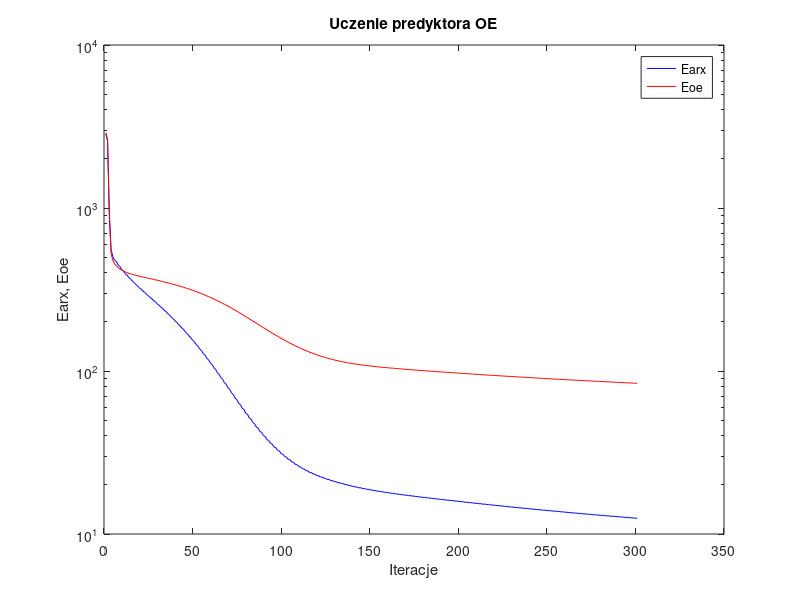
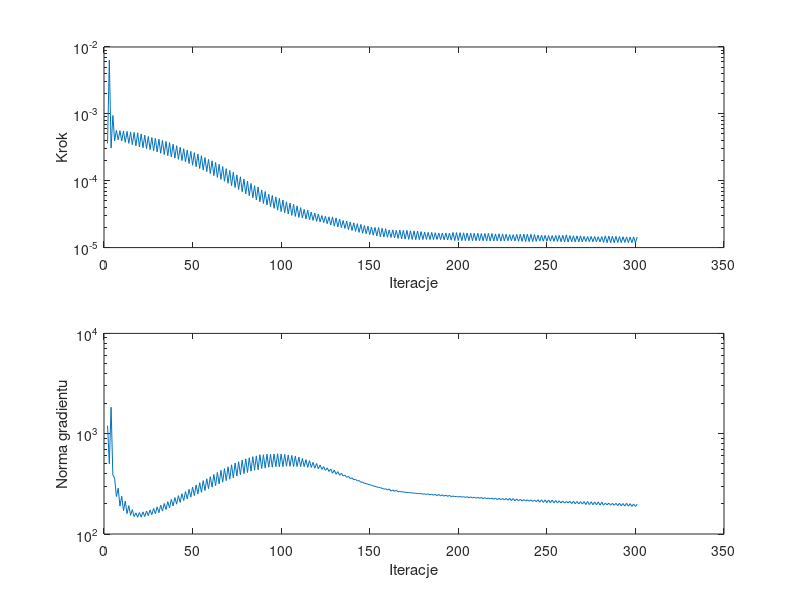

These charts were generated, in order, by the following MATLAB code:
%uczenie predyktora oe
clear all;
n=0; farx(n+1)=2.893157e+003; foe(n+1)=2.843037e+003; wspucz(n+1)=0.000000e+000; ng(n+1)=0.000000e+000;
n=1; farx(n+1)=2.634587e+003; foe(n+1)=2.583845e+003; krok(n+1)=3.604935e-004; ng(n+1)=1.206143e+003;
n=2; farx(n+1)=9.485476e+002; foe(n+1)=8.867127e+002; krok(n+1)=6.399091e-003; ng(n+1)=5.017221e+002;
n=3; farx(n+1)=5.541350e+002; foe(n+1)=5.260376e+002; krok(n+1)=3.087231e-004; ng(n+1)=1.834118e+003;
n=4; farx(n+1)=5.033012e+002; foe(n+1)=4.767439e+002; krok(n+1)=9.458427e-004; ng(n+1)=3.861825e+002;
n=5; farx(n+1)=4.779059e+002; foe(n+1)=4.544590e+002; krok(n+1)=3.968650e-004; ng(n+1)=3.600154e+002;
n=6; farx(n+1)=4.708379e+002; foe(n+1)=4.415128e+002; krok(n+1)=5.651115e-004; ng(n+1)=2.360265e+002;
n=7; farx(n+1)=4.463868e+002; foe(n+1)=4.312045e+002; krok(n+1)=4.090701e-004; ng(n+1)=2.862791e+002;
n=8; farx(n+1)=4.380852e+002; foe(n+1)=4.230038e+002; krok(n+1)=5.604282e-004; ng(n+1)=1.898798e+002;
n=9; farx(n+1)=4.184085e+002; foe(n+1)=4.162130e+002; krok(n+1)=3.927263e-004; ng(n+1)=2.380904e+002;
n=10; farx(n+1)=4.108988e+002; foe(n+1)=4.105687e+002; krok(n+1)=5.534736e-004; ng(n+1)=1.709875e+002;
n=11; farx(n+1)=3.946858e+002; foe(n+1)=4.057325e+002; krok(n+1)=3.749852e-004; ng(n+1)=2.126080e+002;
n=12; farx(n+1)=3.876074e+002; foe(n+1)=4.015525e+002; krok(n+1)=5.469456e-004; ng(n+1)=1.597380e+002;
n=13; farx(n+1)=3.739124e+002; foe(n+1)=3.978701e+002; krok(n+1)=3.620082e-004; ng(n+1)=1.915511e+002;
n=14; farx(n+1)=3.673277e+002; foe(n+1)=3.945891e+002; krok(n+1)=5.324041e-004; ng(n+1)=1.537859e+002;
n=15; farx(n+1)=3.555473e+002; foe(n+1)=3.915986e+002; krok(n+1)=3.473499e-004; ng(n+1)=1.748541e+002;
n=16; farx(n+1)=3.491834e+002; foe(n+1)=3.888336e+002; krok(n+1)=5.277180e-004; ng(n+1)=1.490707e+002;
n=17; farx(n+1)=3.387934e+002; foe(n+1)=3.862504e+002; krok(n+1)=3.325065e-004; ng(n+1)=1.625445e+002;
n=18; farx(n+1)=3.326537e+002; foe(n+1)=3.838003e+002; krok(n+1)=5.202718e-004; ng(n+1)=1.468900e+002;
n=19; farx(n+1)=3.232580e+002; foe(n+1)=3.814612e+002; krok(n+1)=3.205178e-004; ng(n+1)=1.636837e+002;
n=20; farx(n+1)=3.174772e+002; foe(n+1)=3.792160e+002; krok(n+1)=5.005982e-004; ng(n+1)=1.474879e+002;
n=21; farx(n+1)=3.088382e+002; foe(n+1)=3.770342e+002; krok(n+1)=3.111125e-004; ng(n+1)=1.662110e+002;
n=22; farx(n+1)=3.033880e+002; foe(n+1)=3.749092e+002; krok(n+1)=4.792372e-004; ng(n+1)=1.494559e+002;
n=23; farx(n+1)=2.953187e+002; foe(n+1)=3.728181e+002; krok(n+1)=3.024320e-004; ng(n+1)=1.693750e+002;
n=24; farx(n+1)=2.901527e+002; foe(n+1)=3.707585e+002; krok(n+1)=4.588786e-004; ng(n+1)=1.525381e+002;
n=25; farx(n+1)=2.825337e+002; foe(n+1)=3.687076e+002; krok(n+1)=2.923979e-004; ng(n+1)=1.738111e+002;
n=26; farx(n+1)=2.775546e+002; foe(n+1)=3.666686e+002; krok(n+1)=4.430569e-004; ng(n+1)=1.559810e+002;
n=27; farx(n+1)=2.703101e+002; foe(n+1)=3.646189e+002; krok(n+1)=2.802141e-004; ng(n+1)=1.797923e+002;
n=28; farx(n+1)=2.654308e+002; foe(n+1)=3.625631e+002; krok(n+1)=4.302795e-004; ng(n+1)=1.593617e+002;
n=29; farx(n+1)=2.584881e+002; foe(n+1)=3.604918e+002; krok(n+1)=2.681467e-004; ng(n+1)=1.863809e+002;
n=30; farx(n+1)=2.536748e+002; foe(n+1)=3.583977e+002; krok(n+1)=4.187548e-004; ng(n+1)=1.632244e+002;
n=31; farx(n+1)=2.469421e+002; foe(n+1)=3.562835e+002; krok(n+1)=2.574102e-004; ng(n+1)=1.940500e+002;
n=32; farx(n+1)=2.422727e+002; foe(n+1)=3.541517e+002; krok(n+1)=4.012417e-004; ng(n+1)=1.691680e+002;
n=33; farx(n+1)=2.357360e+002; foe(n+1)=3.519884e+002; krok(n+1)=2.463545e-004; ng(n+1)=2.014464e+002;
n=34; farx(n+1)=2.311395e+002; foe(n+1)=3.497948e+002; krok(n+1)=3.870864e-004; ng(n+1)=1.752851e+002;
n=35; farx(n+1)=2.247454e+002; foe(n+1)=3.475718e+002; krok(n+1)=2.364607e-004; ng(n+1)=2.101903e+002;
n=36; farx(n+1)=2.202588e+002; foe(n+1)=3.453197e+002; krok(n+1)=3.716215e-004; ng(n+1)=1.825568e+002;
n=37; farx(n+1)=2.139798e+002; foe(n+1)=3.430233e+002; krok(n+1)=2.263251e-004; ng(n+1)=2.214361e+002;
n=38; farx(n+1)=2.096474e+002; foe(n+1)=3.407080e+002; krok(n+1)=3.517334e-004; ng(n+1)=1.903348e+002;
n=39; farx(n+1)=2.034807e+002; foe(n+1)=3.383528e+002; krok(n+1)=2.178332e-004; ng(n+1)=2.308313e+002;
n=40; farx(n+1)=1.992838e+002; foe(n+1)=3.359678e+002; krok(n+1)=3.341463e-004; ng(n+1)=1.983062e+002;
n=41; farx(n+1)=1.932171e+002; foe(n+1)=3.335437e+002; krok(n+1)=2.089599e-004; ng(n+1)=2.414466e+002;
n=42; farx(n+1)=1.891671e+002; foe(n+1)=3.310861e+002; krok(n+1)=3.164277e-004; ng(n+1)=2.066531e+002;
n=43; farx(n+1)=1.832000e+002; foe(n+1)=3.285933e+002; krok(n+1)=2.002959e-004; ng(n+1)=2.521685e+002;
n=44; farx(n+1)=1.792824e+002; foe(n+1)=3.260591e+002; krok(n+1)=3.011518e-004; ng(n+1)=2.152103e+002;
n=45; farx(n+1)=1.734221e+002; foe(n+1)=3.234866e+002; krok(n+1)=1.906434e-004; ng(n+1)=2.646247e+002;
n=46; farx(n+1)=1.696150e+002; foe(n+1)=3.208676e+002; krok(n+1)=2.881993e-004; ng(n+1)=2.236406e+002;
n=47; farx(n+1)=1.638553e+002; foe(n+1)=3.182074e+002; krok(n+1)=1.810041e-004; ng(n+1)=2.785880e+002;
n=48; farx(n+1)=1.601817e+002; foe(n+1)=3.155068e+002; krok(n+1)=2.752027e-004; ng(n+1)=2.327486e+002;
n=49; farx(n+1)=1.545477e+002; foe(n+1)=3.127546e+002; krok(n+1)=1.705607e-004; ng(n+1)=2.937398e+002;
n=50; farx(n+1)=1.509834e+002; foe(n+1)=3.099559e+002; krok(n+1)=2.631561e-004; ng(n+1)=2.410959e+002;
n=51; farx(n+1)=1.454724e+002; foe(n+1)=3.071202e+002; krok(n+1)=1.613368e-004; ng(n+1)=3.084829e+002;
n=52; farx(n+1)=1.420540e+002; foe(n+1)=3.042320e+002; krok(n+1)=2.505581e-004; ng(n+1)=2.504398e+002;
n=53; farx(n+1)=1.366694e+002; foe(n+1)=3.013097e+002; krok(n+1)=1.522510e-004; ng(n+1)=3.244999e+002;
n=54; farx(n+1)=1.334208e+002; foe(n+1)=2.983354e+002; krok(n+1)=2.372391e-004; ng(n+1)=2.603313e+002;
n=55; farx(n+1)=1.281650e+002; foe(n+1)=2.953339e+002; krok(n+1)=1.439566e-004; ng(n+1)=3.405146e+002;
n=56; farx(n+1)=1.251243e+002; foe(n+1)=2.922835e+002; krok(n+1)=2.224690e-004; ng(n+1)=2.711667e+002;
n=57; farx(n+1)=1.200002e+002; foe(n+1)=2.892160e+002; krok(n+1)=1.366331e-004; ng(n+1)=3.558173e+002;
n=58; farx(n+1)=1.171859e+002; foe(n+1)=2.861032e+002; krok(n+1)=2.084136e-004; ng(n+1)=2.831369e+002;
n=59; farx(n+1)=1.122330e+002; foe(n+1)=2.829632e+002; krok(n+1)=1.279822e-004; ng(n+1)=3.732699e+002;
n=60; farx(n+1)=1.095689e+002; foe(n+1)=2.797624e+002; krok(n+1)=1.984325e-004; ng(n+1)=2.931473e+002;
n=61; farx(n+1)=1.047935e+002; foe(n+1)=2.765441e+002; krok(n+1)=1.192523e-004; ng(n+1)=3.931013e+002;
n=62; farx(n+1)=1.022951e+002; foe(n+1)=2.732600e+002; krok(n+1)=1.874926e-004; ng(n+1)=3.034597e+002;
n=63; farx(n+1)=9.769726e+001; foe(n+1)=2.699829e+002; krok(n+1)=1.117582e-004; ng(n+1)=4.117303e+002;
n=64; farx(n+1)=9.539973e+001; foe(n+1)=2.666402e+002; krok(n+1)=1.758667e-004; ng(n+1)=3.153244e+002;
n=65; farx(n+1)=9.098042e+001; foe(n+1)=2.633093e+002; krok(n+1)=1.046783e-004; ng(n+1)=4.314371e+002;
n=66; farx(n+1)=8.890660e+001; foe(n+1)=2.599275e+002; krok(n+1)=1.629504e-004; ng(n+1)=3.281910e+002;
n=67; farx(n+1)=8.468811e+001; foe(n+1)=2.565696e+002; krok(n+1)=9.818158e-005; ng(n+1)=4.488208e+002;
n=68; farx(n+1)=8.281390e+001; foe(n+1)=2.531539e+002; krok(n+1)=1.516739e-004; ng(n+1)=3.407254e+002;
n=69; farx(n+1)=7.881228e+001; foe(n+1)=2.497720e+002; krok(n+1)=9.144347e-005; ng(n+1)=4.676338e+002;
n=70; farx(n+1)=7.709911e+001; foe(n+1)=2.463218e+002; krok(n+1)=1.429130e-004; ng(n+1)=3.521878e+002;
n=71; farx(n+1)=7.331913e+001; foe(n+1)=2.429082e+002; krok(n+1)=8.440914e-005; ng(n+1)=4.900077e+002;
n=72; farx(n+1)=7.175345e+001; foe(n+1)=2.394288e+002; krok(n+1)=1.340733e-004; ng(n+1)=3.628953e+002;
n=73; farx(n+1)=6.817192e+001; foe(n+1)=2.360121e+002; krok(n+1)=7.907676e-005; ng(n+1)=5.097168e+002;
n=74; farx(n+1)=6.682295e+001; foe(n+1)=2.325715e+002; krok(n+1)=1.223990e-004; ng(n+1)=3.778657e+002;
n=75; farx(n+1)=6.347011e+001; foe(n+1)=2.291831e+002; krok(n+1)=7.386519e-005; ng(n+1)=5.257455e+002;
n=76; farx(n+1)=6.227036e+001; foe(n+1)=2.257667e+002; krok(n+1)=1.144049e-004; ng(n+1)=3.898605e+002;
n=77; farx(n+1)=5.914016e+001; foe(n+1)=2.223912e+002; krok(n+1)=6.831655e-005; ng(n+1)=5.465660e+002;
n=78; farx(n+1)=5.807286e+001; foe(n+1)=2.190085e+002; krok(n+1)=1.062537e-004; ng(n+1)=4.007523e+002;
n=79; farx(n+1)=5.517380e+001; foe(n+1)=2.156822e+002; krok(n+1)=6.352069e-005; ng(n+1)=5.622119e+002;
n=80; farx(n+1)=5.422359e+001; foe(n+1)=2.123470e+002; krok(n+1)=9.874235e-005; ng(n+1)=4.106873e+002;
n=81; farx(n+1)=5.153564e+001; foe(n+1)=2.090854e+002; krok(n+1)=5.958061e-005; ng(n+1)=5.760604e+002;
n=82; farx(n+1)=5.072155e+001; foe(n+1)=2.058430e+002; krok(n+1)=9.108681e-005; ng(n+1)=4.230052e+002;
n=83; farx(n+1)=4.824366e+001; foe(n+1)=2.026492e+002; krok(n+1)=5.560902e-005; ng(n+1)=5.901673e+002;
n=84; farx(n+1)=4.753430e+001; foe(n+1)=1.994975e+002; krok(n+1)=8.438622e-005; ng(n+1)=4.328029e+002;
n=85; farx(n+1)=4.527819e+001; foe(n+1)=1.963907e+002; krok(n+1)=5.162212e-005; ng(n+1)=6.007704e+002;
n=86; farx(n+1)=4.462381e+001; foe(n+1)=1.933060e+002; krok(n+1)=8.082043e-005; ng(n+1)=4.373076e+002;
n=87; farx(n+1)=4.253571e+001; foe(n+1)=1.902590e+002; krok(n+1)=4.837788e-005; ng(n+1)=6.179204e+002;
n=88; farx(n+1)=4.199849e+001; foe(n+1)=1.873224e+002; krok(n+1)=7.293645e-005; ng(n+1)=4.491682e+002;
n=89; farx(n+1)=4.011262e+001; foe(n+1)=1.844128e+002; krok(n+1)=4.572173e-005; ng(n+1)=6.170204e+002;
n=90; farx(n+1)=3.963039e+001; foe(n+1)=1.815796e+002; krok(n+1)=6.905895e-005; ng(n+1)=4.531663e+002;
n=91; farx(n+1)=3.789794e+001; foe(n+1)=1.787657e+002; krok(n+1)=4.334515e-005; ng(n+1)=6.254075e+002;
n=92; farx(n+1)=3.750542e+001; foe(n+1)=1.760907e+002; krok(n+1)=6.291931e-005; ng(n+1)=4.630645e+002;
n=93; farx(n+1)=3.594696e+001; foe(n+1)=1.734109e+002; krok(n+1)=4.095955e-005; ng(n+1)=6.229328e+002;
n=94; farx(n+1)=3.558880e+001; foe(n+1)=1.708428e+002; krok(n+1)=6.025891e-005; ng(n+1)=4.631083e+002;
n=95; farx(n+1)=3.417112e+001; foe(n+1)=1.682648e+002; krok(n+1)=3.862984e-005; ng(n+1)=6.281281e+002;
n=96; farx(n+1)=3.386093e+001; foe(n+1)=1.658302e+002; krok(n+1)=5.720244e-005; ng(n+1)=4.685694e+002;
n=97; farx(n+1)=3.257843e+001; foe(n+1)=1.633570e+002; krok(n+1)=3.628732e-005; ng(n+1)=6.316292e+002;
n=98; farx(n+1)=3.229836e+001; foe(n+1)=1.610376e+002; krok(n+1)=5.445660e-005; ng(n+1)=4.680725e+002;
n=99; farx(n+1)=3.114033e+001; foe(n+1)=1.586924e+002; krok(n+1)=3.452947e-005; ng(n+1)=6.277889e+002;
n=100; farx(n+1)=3.089606e+001; foe(n+1)=1.565021e+002; krok(n+1)=5.162212e-005; ng(n+1)=4.694647e+002;
n=101; farx(n+1)=2.984510e+001; foe(n+1)=1.542856e+002; krok(n+1)=3.313844e-005; ng(n+1)=6.221862e+002;
n=102; farx(n+1)=2.964325e+001; foe(n+1)=1.522404e+002; krok(n+1)=4.838580e-005; ng(n+1)=4.742792e+002;
n=103; farx(n+1)=2.869424e+001; foe(n+1)=1.501575e+002; krok(n+1)=3.176034e-005; ng(n+1)=6.132468e+002;
n=104; farx(n+1)=2.852082e+001; foe(n+1)=1.482378e+002; krok(n+1)=4.645269e-005; ng(n+1)=4.732747e+002;
n=105; farx(n+1)=2.765880e+001; foe(n+1)=1.462715e+002; krok(n+1)=3.031326e-005; ng(n+1)=6.079175e+002;
n=106; farx(n+1)=2.751107e+001; foe(n+1)=1.444744e+002; krok(n+1)=4.439098e-005; ng(n+1)=4.708959e+002;
n=107; farx(n+1)=2.672704e+001; foe(n+1)=1.426347e+002; krok(n+1)=2.921834e-005; ng(n+1)=5.976124e+002;
n=108; farx(n+1)=2.660721e+001; foe(n+1)=1.409650e+002; krok(n+1)=4.219311e-005; ng(n+1)=4.702097e+002;
n=109; farx(n+1)=2.589159e+001; foe(n+1)=1.392507e+002; krok(n+1)=2.829063e-005; ng(n+1)=5.855006e+002;
n=110; farx(n+1)=2.579798e+001; foe(n+1)=1.377063e+002; krok(n+1)=3.955346e-005; ng(n+1)=4.698095e+002;
n=111; farx(n+1)=2.514576e+001; foe(n+1)=1.361274e+002; krok(n+1)=2.769106e-005; ng(n+1)=5.666389e+002;
n=112; farx(n+1)=2.507646e+001; foe(n+1)=1.347027e+002; krok(n+1)=3.743832e-005; ng(n+1)=4.694122e+002;
n=113; farx(n+1)=2.448118e+001; foe(n+1)=1.332418e+002; krok(n+1)=2.677366e-005; ng(n+1)=5.513420e+002;
n=114; farx(n+1)=2.442635e+001; foe(n+1)=1.319167e+002; krok(n+1)=3.635626e-005; ng(n+1)=4.617022e+002;
n=115; farx(n+1)=2.387406e+001; foe(n+1)=1.305606e+002; krok(n+1)=2.605170e-005; ng(n+1)=5.393042e+002;
n=116; farx(n+1)=2.383902e+001; foe(n+1)=1.293442e+002; krok(n+1)=3.400119e-005; ng(n+1)=4.607819e+002;
n=117; farx(n+1)=2.333316e+001; foe(n+1)=1.281044e+002; krok(n+1)=2.550300e-005; ng(n+1)=5.176426e+002;
n=118; farx(n+1)=2.331025e+001; foe(n+1)=1.269787e+002; krok(n+1)=3.298238e-005; ng(n+1)=4.529597e+002;
n=119; farx(n+1)=2.283998e+001; foe(n+1)=1.258330e+002; krok(n+1)=2.470394e-005; ng(n+1)=5.043514e+002;
n=120; farx(n+1)=2.282823e+001; foe(n+1)=1.247942e+002; krok(n+1)=3.176034e-005; ng(n+1)=4.455201e+002;
n=121; farx(n+1)=2.238832e+001; foe(n+1)=1.237412e+002; krok(n+1)=2.418894e-005; ng(n+1)=4.883226e+002;
n=122; farx(n+1)=2.238895e+001; foe(n+1)=1.227888e+002; krok(n+1)=3.012945e-005; ng(n+1)=4.415982e+002;
n=123; farx(n+1)=2.198031e+001; foe(n+1)=1.218253e+002; krok(n+1)=2.357491e-005; ng(n+1)=4.697771e+002;
n=124; farx(n+1)=2.198737e+001; foe(n+1)=1.209456e+002; krok(n+1)=2.940339e-005; ng(n+1)=4.310126e+002;
n=125; farx(n+1)=2.160434e+001; foe(n+1)=1.200595e+002; krok(n+1)=2.277085e-005; ng(n+1)=4.563550e+002;
n=126; farx(n+1)=2.161689e+001; foe(n+1)=1.192480e+002; krok(n+1)=2.885108e-005; ng(n+1)=4.199883e+002;
n=127; farx(n+1)=2.125902e+001; foe(n+1)=1.184323e+002; krok(n+1)=2.170937e-005; ng(n+1)=4.447103e+002;
n=128; farx(n+1)=2.127182e+001; foe(n+1)=1.176785e+002; krok(n+1)=2.877521e-005; ng(n+1)=4.031993e+002;
n=129; farx(n+1)=2.093278e+001; foe(n+1)=1.169281e+002; krok(n+1)=2.092658e-005; ng(n+1)=4.337441e+002;
n=130; farx(n+1)=2.094991e+001; foe(n+1)=1.162373e+002; krok(n+1)=2.780862e-005; ng(n+1)=3.938308e+002;
n=131; farx(n+1)=2.062970e+001; foe(n+1)=1.155526e+002; krok(n+1)=2.034511e-005; ng(n+1)=4.186644e+002;
n=132; farx(n+1)=2.065041e+001; foe(n+1)=1.149207e+002; krok(n+1)=2.677366e-005; ng(n+1)=3.850070e+002;
n=133; farx(n+1)=2.034630e+001; foe(n+1)=1.142972e+002; krok(n+1)=1.990494e-005; ng(n+1)=4.034025e+002;
n=134; farx(n+1)=2.037134e+001; foe(n+1)=1.137222e+002; krok(n+1)=2.545461e-005; ng(n+1)=3.789932e+002;
n=135; farx(n+1)=2.008522e+001; foe(n+1)=1.131557e+002; krok(n+1)=1.934393e-005; ng(n+1)=3.871549e+002;
n=136; farx(n+1)=2.011105e+001; foe(n+1)=1.126283e+002; krok(n+1)=2.490114e-005; ng(n+1)=3.678107e+002;
n=137; farx(n+1)=1.983986e+001; foe(n+1)=1.121098e+002; krok(n+1)=1.859953e-005; ng(n+1)=3.762521e+002;
n=138; farx(n+1)=1.986553e+001; foe(n+1)=1.116259e+002; krok(n+1)=2.419290e-005; ng(n+1)=3.566024e+002;
n=139; farx(n+1)=1.960856e+001; foe(n+1)=1.111528e+002; krok(n+1)=1.803098e-005; ng(n+1)=3.633534e+002;
n=140; farx(n+1)=1.963478e+001; foe(n+1)=1.107093e+002; krok(n+1)=2.343658e-005; ng(n+1)=3.470408e+002;
n=141; farx(n+1)=1.939077e+001; foe(n+1)=1.102767e+002; krok(n+1)=1.749394e-005; ng(n+1)=3.513079e+002;
n=142; farx(n+1)=1.941779e+001; foe(n+1)=1.098695e+002; krok(n+1)=2.277170e-005; ng(n+1)=3.381413e+002;
n=143; farx(n+1)=1.918613e+001; foe(n+1)=1.094719e+002; krok(n+1)=1.689172e-005; ng(n+1)=3.408894e+002;
n=144; farx(n+1)=1.921284e+001; foe(n+1)=1.090959e+002; krok(n+1)=2.219549e-005; ng(n+1)=3.280761e+002;
n=145; farx(n+1)=1.899225e+001; foe(n+1)=1.087296e+002; krok(n+1)=1.641304e-005; ng(n+1)=3.301862e+002;
n=146; farx(n+1)=1.901917e+001; foe(n+1)=1.083817e+002; krok(n+1)=2.139878e-005; ng(n+1)=3.197655e+002;
n=147; farx(n+1)=1.880899e+001; foe(n+1)=1.080439e+002; krok(n+1)=1.611741e-005; ng(n+1)=3.176646e+002;
n=148; farx(n+1)=1.883762e+001; foe(n+1)=1.077207e+002; krok(n+1)=2.092658e-005; ng(n+1)=3.130595e+002;
n=149; farx(n+1)=1.863555e+001; foe(n+1)=1.074050e+002; krok(n+1)=1.565988e-005; ng(n+1)=3.104432e+002;
n=150; farx(n+1)=1.866532e+001; foe(n+1)=1.071028e+002; krok(n+1)=2.034152e-005; ng(n+1)=3.064285e+002;
n=151; farx(n+1)=1.847191e+001; foe(n+1)=1.068074e+002; krok(n+1)=1.530761e-005; ng(n+1)=3.010939e+002;
n=152; farx(n+1)=1.850249e+001; foe(n+1)=1.065226e+002; krok(n+1)=2.003236e-005; ng(n+1)=2.990986e+002;
n=153; farx(n+1)=1.831640e+001; foe(n+1)=1.062434e+002; krok(n+1)=1.490654e-005; ng(n+1)=2.942240e+002;
n=154; farx(n+1)=1.834796e+001; foe(n+1)=1.059733e+002; krok(n+1)=1.990494e-005; ng(n+1)=2.919449e+002;
n=155; farx(n+1)=1.816754e+001; foe(n+1)=1.057073e+002; krok(n+1)=1.451496e-005; ng(n+1)=2.893776e+002;
n=156; farx(n+1)=1.819981e+001; foe(n+1)=1.054499e+002; krok(n+1)=1.943349e-005; ng(n+1)=2.860311e+002;
n=157; farx(n+1)=1.802524e+001; foe(n+1)=1.051973e+002; krok(n+1)=1.438760e-005; ng(n+1)=2.804057e+002;
n=158; farx(n+1)=1.805942e+001; foe(n+1)=1.049514e+002; krok(n+1)=1.911691e-005; ng(n+1)=2.819055e+002;
n=159; farx(n+1)=1.788776e+001; foe(n+1)=1.047091e+002; krok(n+1)=1.430061e-005; ng(n+1)=2.747412e+002;
n=160; farx(n+1)=1.792477e+001; foe(n+1)=1.044743e+002; krok(n+1)=1.835442e-005; ng(n+1)=2.813351e+002;
n=161; farx(n+1)=1.775927e+001; foe(n+1)=1.042424e+002; krok(n+1)=1.416371e-005; ng(n+1)=2.675919e+002;
n=162; farx(n+1)=1.779673e+001; foe(n+1)=1.040148e+002; krok(n+1)=1.843594e-005; ng(n+1)=2.749581e+002;
n=163; farx(n+1)=1.763358e+001; foe(n+1)=1.037898e+002; krok(n+1)=1.395478e-005; ng(n+1)=2.664607e+002;
n=164; farx(n+1)=1.767272e+001; foe(n+1)=1.035697e+002; krok(n+1)=1.809834e-005; ng(n+1)=2.724119e+002;
n=165; farx(n+1)=1.751410e+001; foe(n+1)=1.033517e+002; krok(n+1)=1.373458e-005; ng(n+1)=2.635889e+002;
n=166; farx(n+1)=1.755343e+001; foe(n+1)=1.031366e+002; krok(n+1)=1.831744e-005; ng(n+1)=2.660960e+002;
n=167; farx(n+1)=1.739634e+001; foe(n+1)=1.029234e+002; krok(n+1)=1.351677e-005; ng(n+1)=2.629445e+002;
n=168; farx(n+1)=1.743699e+001; foe(n+1)=1.027140e+002; krok(n+1)=1.810944e-005; ng(n+1)=2.634274e+002;
n=169; farx(n+1)=1.728256e+001; foe(n+1)=1.025061e+002; krok(n+1)=1.338683e-005; ng(n+1)=2.605494e+002;
n=170; farx(n+1)=1.732407e+001; foe(n+1)=1.023012e+002; krok(n+1)=1.810155e-005; ng(n+1)=2.597440e+002;
n=171; farx(n+1)=1.717087e+001; foe(n+1)=1.020976e+002; krok(n+1)=1.328171e-005; ng(n+1)=2.590032e+002;
n=172; farx(n+1)=1.721375e+001; foe(n+1)=1.018974e+002; krok(n+1)=1.789045e-005; ng(n+1)=2.579423e+002;
n=173; farx(n+1)=1.706230e+001; foe(n+1)=1.016982e+002; krok(n+1)=1.321254e-005; ng(n+1)=2.566805e+002;
n=174; farx(n+1)=1.710613e+001; foe(n+1)=1.015019e+002; krok(n+1)=1.776662e-005; ng(n+1)=2.555350e+002;
n=175; farx(n+1)=1.695616e+001; foe(n+1)=1.013066e+002; krok(n+1)=1.313918e-005; ng(n+1)=2.545767e+002;
n=176; farx(n+1)=1.700085e+001; foe(n+1)=1.011138e+002; krok(n+1)=1.766648e-005; ng(n+1)=2.531948e+002;
n=177; farx(n+1)=1.685139e+001; foe(n+1)=1.009219e+002; krok(n+1)=1.314101e-005; ng(n+1)=2.525833e+002;
n=178; farx(n+1)=1.689750e+001; foe(n+1)=1.007330e+002; krok(n+1)=1.734391e-005; ng(n+1)=2.528615e+002;
n=179; farx(n+1)=1.674922e+001; foe(n+1)=1.005450e+002; krok(n+1)=1.317649e-005; ng(n+1)=2.497840e+002;
n=180; farx(n+1)=1.679625e+001; foe(n+1)=1.003594e+002; krok(n+1)=1.709205e-005; ng(n+1)=2.517983e+002;
n=181; farx(n+1)=1.664877e+001; foe(n+1)=1.001749e+002; krok(n+1)=1.324381e-005; ng(n+1)=2.470593e+002;
n=182; farx(n+1)=1.669723e+001; foe(n+1)=9.999251e+001; krok(n+1)=1.689172e-005; ng(n+1)=2.514737e+002;
n=183; farx(n+1)=1.655080e+001; foe(n+1)=9.981079e+001; krok(n+1)=1.319809e-005; ng(n+1)=2.450904e+002;
n=184; farx(n+1)=1.659994e+001; foe(n+1)=9.963092e+001; krok(n+1)=1.686358e-005; ng(n+1)=2.494332e+002;
n=185; farx(n+1)=1.645371e+001; foe(n+1)=9.945163e+001; krok(n+1)=1.317649e-005; ng(n+1)=2.435873e+002;
n=186; farx(n+1)=1.650380e+001; foe(n+1)=9.927447e+001; krok(n+1)=1.666649e-005; ng(n+1)=2.487484e+002;
n=187; farx(n+1)=1.635819e+001; foe(n+1)=9.909790e+001; krok(n+1)=1.321254e-005; ng(n+1)=2.413554e+002;
n=188; farx(n+1)=1.640939e+001; foe(n+1)=9.892327e+001; krok(n+1)=1.654527e-005; ng(n+1)=2.480708e+002;
n=189; farx(n+1)=1.626462e+001; foe(n+1)=9.874899e+001; krok(n+1)=1.315377e-005; ng(n+1)=2.397309e+002;
n=190; farx(n+1)=1.631630e+001; foe(n+1)=9.857637e+001; krok(n+1)=1.654943e-005; ng(n+1)=2.459929e+002;
n=191; farx(n+1)=1.617212e+001; foe(n+1)=9.840414e+001; krok(n+1)=1.308609e-005; ng(n+1)=2.384016e+002;
n=192; farx(n+1)=1.622437e+001; foe(n+1)=9.823347e+001; krok(n+1)=1.654943e-005; ng(n+1)=2.441520e+002;
n=193; farx(n+1)=1.608040e+001; foe(n+1)=9.806319e+001; krok(n+1)=1.304922e-005; ng(n+1)=2.371437e+002;
n=194; farx(n+1)=1.613353e+001; foe(n+1)=9.789461e+001; krok(n+1)=1.649003e-005; ng(n+1)=2.431466e+002;
n=195; farx(n+1)=1.599103e+001; foe(n+1)=9.772626e+001; krok(n+1)=1.290553e-005; ng(n+1)=2.358219e+002;
n=196; farx(n+1)=1.604438e+001; foe(n+1)=9.755883e+001; krok(n+1)=1.684728e-005; ng(n+1)=2.392313e+002;
n=197; farx(n+1)=1.590147e+001; foe(n+1)=9.739129e+001; krok(n+1)=1.270754e-005; ng(n+1)=2.363663e+002;
n=198; farx(n+1)=1.595474e+001; foe(n+1)=9.722547e+001; krok(n+1)=1.675917e-005; ng(n+1)=2.371921e+002;
n=199; farx(n+1)=1.581249e+001; foe(n+1)=9.706026e+001; krok(n+1)=1.275150e-005; ng(n+1)=2.342275e+002;
n=200; farx(n+1)=1.586684e+001; foe(n+1)=9.689644e+001; krok(n+1)=1.672925e-005; ng(n+1)=2.365137e+002;
n=201; farx(n+1)=1.572459e+001; foe(n+1)=9.673280e+001; krok(n+1)=1.270754e-005; ng(n+1)=2.333180e+002;
n=202; farx(n+1)=1.577965e+001; foe(n+1)=9.657085e+001; krok(n+1)=1.663763e-005; ng(n+1)=2.357045e+002;
n=203; farx(n+1)=1.563776e+001; foe(n+1)=9.640909e+001; krok(n+1)=1.270754e-005; ng(n+1)=2.318320e+002;
n=204; farx(n+1)=1.569351e+001; foe(n+1)=9.624898e+001; krok(n+1)=1.654527e-005; ng(n+1)=2.349392e+002;
n=205; farx(n+1)=1.555200e+001; foe(n+1)=9.608905e+001; krok(n+1)=1.270754e-005; ng(n+1)=2.303659e+002;
n=206; farx(n+1)=1.560837e+001; foe(n+1)=9.593071e+001; krok(n+1)=1.645337e-005; ng(n+1)=2.341552e+002;
n=207; farx(n+1)=1.546750e+001; foe(n+1)=9.577258e+001; krok(n+1)=1.268925e-005; ng(n+1)=2.288967e+002;
n=208; farx(n+1)=1.552436e+001; foe(n+1)=9.561582e+001; krok(n+1)=1.643712e-005; ng(n+1)=2.328492e+002;
n=209; farx(n+1)=1.538375e+001; foe(n+1)=9.545929e+001; krok(n+1)=1.266631e-005; ng(n+1)=2.277663e+002;
n=210; farx(n+1)=1.544135e+001; foe(n+1)=9.530419e+001; krok(n+1)=1.641052e-005; ng(n+1)=2.320032e+002;
n=211; farx(n+1)=1.530066e+001; foe(n+1)=9.514916e+001; krok(n+1)=1.265721e-005; ng(n+1)=2.268062e+002;
n=212; farx(n+1)=1.535896e+001; foe(n+1)=9.499586e+001; krok(n+1)=1.625776e-005; ng(n+1)=2.317855e+002;
n=213; farx(n+1)=1.521919e+001; foe(n+1)=9.484266e+001; krok(n+1)=1.264803e-005; ng(n+1)=2.251633e+002;
n=214; farx(n+1)=1.527778e+001; foe(n+1)=9.469077e+001; krok(n+1)=1.625849e-005; ng(n+1)=2.302774e+002;
n=215; farx(n+1)=1.513862e+001; foe(n+1)=9.453910e+001; krok(n+1)=1.259797e-005; ng(n+1)=2.240823e+002;
n=216; farx(n+1)=1.519772e+001; foe(n+1)=9.438857e+001; krok(n+1)=1.632874e-005; ng(n+1)=2.287400e+002;
n=217; farx(n+1)=1.505852e+001; foe(n+1)=9.423811e+001; krok(n+1)=1.253880e-005; ng(n+1)=2.235495e+002;
n=218; farx(n+1)=1.511799e+001; foe(n+1)=9.408913e+001; krok(n+1)=1.622915e-005; ng(n+1)=2.279516e+002;
n=219; farx(n+1)=1.497897e+001; foe(n+1)=9.394039e+001; krok(n+1)=1.259177e-005; ng(n+1)=2.220555e+002;
n=220; farx(n+1)=1.503911e+001; foe(n+1)=9.379321e+001; krok(n+1)=1.602043e-005; ng(n+1)=2.282069e+002;
n=221; farx(n+1)=1.490126e+001; foe(n+1)=9.364632e+001; krok(n+1)=1.259797e-005; ng(n+1)=2.202435e+002;
n=222; farx(n+1)=1.496193e+001; foe(n+1)=9.350043e+001; krok(n+1)=1.611823e-005; ng(n+1)=2.266463e+002;
n=223; farx(n+1)=1.482403e+001; foe(n+1)=9.335461e+001; krok(n+1)=1.251675e-005; ng(n+1)=2.199477e+002;
n=224; farx(n+1)=1.488486e+001; foe(n+1)=9.321014e+001; krok(n+1)=1.602043e-005; ng(n+1)=2.257007e+002;
n=225; farx(n+1)=1.474709e+001; foe(n+1)=9.306602e+001; krok(n+1)=1.259177e-005; ng(n+1)=2.184053e+002;
n=226; farx(n+1)=1.480887e+001; foe(n+1)=9.292335e+001; krok(n+1)=1.583652e-005; ng(n+1)=2.263152e+002;
n=227; farx(n+1)=1.467118e+001; foe(n+1)=9.278082e+001; krok(n+1)=1.265721e-005; ng(n+1)=2.169989e+002;
n=228; farx(n+1)=1.473362e+001; foe(n+1)=9.263987e+001; krok(n+1)=1.560740e-005; ng(n+1)=2.268878e+002;
n=229; farx(n+1)=1.459701e+001; foe(n+1)=9.249908e+001; krok(n+1)=1.268925e-005; ng(n+1)=2.151845e+002;
n=230; farx(n+1)=1.465983e+001; foe(n+1)=9.235945e+001; krok(n+1)=1.560740e-005; ng(n+1)=2.257993e+002;
n=231; farx(n+1)=1.452410e+001; foe(n+1)=9.221995e+001; krok(n+1)=1.259797e-005; ng(n+1)=2.143872e+002;
n=232; farx(n+1)=1.458717e+001; foe(n+1)=9.208138e+001; krok(n+1)=1.576802e-005; ng(n+1)=2.236451e+002;
n=233; farx(n+1)=1.445172e+001; foe(n+1)=9.194283e+001; krok(n+1)=1.246120e-005; ng(n+1)=2.143405e+002;
n=234; farx(n+1)=1.451474e+001; foe(n+1)=9.180535e+001; krok(n+1)=1.581864e-005; ng(n+1)=2.217803e+002;
n=235; farx(n+1)=1.437983e+001; foe(n+1)=9.166806e+001; krok(n+1)=1.240823e-005; ng(n+1)=2.135399e+002;
n=236; farx(n+1)=1.444328e+001; foe(n+1)=9.153181e+001; krok(n+1)=1.587668e-005; ng(n+1)=2.205236e+002;
n=237; farx(n+1)=1.430860e+001; foe(n+1)=9.139559e+001; krok(n+1)=1.233369e-005; ng(n+1)=2.131168e+002;
n=238; farx(n+1)=1.437233e+001; foe(n+1)=9.126059e+001; krok(n+1)=1.587668e-005; ng(n+1)=2.194252e+002;
n=239; farx(n+1)=1.423791e+001; foe(n+1)=9.112562e+001; krok(n+1)=1.231075e-005; ng(n+1)=2.123173e+002;
n=240; farx(n+1)=1.430197e+001; foe(n+1)=9.099199e+001; krok(n+1)=1.579136e-005; ng(n+1)=2.188924e+002;
n=241; farx(n+1)=1.416814e+001; foe(n+1)=9.085843e+001; krok(n+1)=1.231075e-005; ng(n+1)=2.111497e+002;
n=242; farx(n+1)=1.423228e+001; foe(n+1)=9.072613e+001; krok(n+1)=1.568168e-005; ng(n+1)=2.182312e+002;
n=243; farx(n+1)=1.409851e+001; foe(n+1)=9.059410e+001; krok(n+1)=1.240203e-005; ng(n+1)=2.097263e+002;
n=244; farx(n+1)=1.416327e+001; foe(n+1)=9.046350e+001; krok(n+1)=1.539716e-005; ng(n+1)=2.193029e+002;
n=245; farx(n+1)=1.403027e+001; foe(n+1)=9.033316e+001; krok(n+1)=1.249822e-005; ng(n+1)=2.078147e+002;
n=246; farx(n+1)=1.409564e+001; foe(n+1)=9.020401e+001; krok(n+1)=1.527639e-005; ng(n+1)=2.194742e+002;
n=247; farx(n+1)=1.396335e+001; foe(n+1)=9.007498e+001; krok(n+1)=1.248325e-005; ng(n+1)=2.067300e+002;
n=248; farx(n+1)=1.402890e+001; foe(n+1)=8.994703e+001; krok(n+1)=1.525247e-005; ng(n+1)=2.185251e+002;
n=249; farx(n+1)=1.389688e+001; foe(n+1)=8.981923e+001; krok(n+1)=1.248150e-005; ng(n+1)=2.058577e+002;
n=250; farx(n+1)=1.396281e+001; foe(n+1)=8.969261e+001; krok(n+1)=1.515663e-005; ng(n+1)=2.182983e+002;
n=251; farx(n+1)=1.383138e+001; foe(n+1)=8.956610e+001; krok(n+1)=1.248150e-005; ng(n+1)=2.047772e+002;
n=252; farx(n+1)=1.389765e+001; foe(n+1)=8.944071e+001; krok(n+1)=1.511881e-005; ng(n+1)=2.176902e+002;
n=253; farx(n+1)=1.376714e+001; foe(n+1)=8.931538e+001; krok(n+1)=1.240823e-005; ng(n+1)=2.040753e+002;
n=254; farx(n+1)=1.383323e+001; foe(n+1)=8.919098e+001; krok(n+1)=1.517047e-005; ng(n+1)=2.158791e+002;
n=255; farx(n+1)=1.370340e+001; foe(n+1)=8.906677e+001; krok(n+1)=1.234279e-005; ng(n+1)=2.035580e+002;
n=256; farx(n+1)=1.376970e+001; foe(n+1)=8.894343e+001; krok(n+1)=1.524497e-005; ng(n+1)=2.144713e+002;
n=257; farx(n+1)=1.364021e+001; foe(n+1)=8.882018e+001; krok(n+1)=1.225575e-005; ng(n+1)=2.035398e+002;
n=258; farx(n+1)=1.370665e+001; foe(n+1)=8.869791e+001; krok(n+1)=1.527191e-005; ng(n+1)=2.132734e+002;
n=259; farx(n+1)=1.357806e+001; foe(n+1)=8.857572e+001; krok(n+1)=1.215525e-005; ng(n+1)=2.031523e+002;
n=260; farx(n+1)=1.364484e+001; foe(n+1)=8.845433e+001; krok(n+1)=1.549259e-005; ng(n+1)=2.112078e+002;
n=261; farx(n+1)=1.351517e+001; foe(n+1)=8.833272e+001; krok(n+1)=1.209447e-005; ng(n+1)=2.041680e+002;
n=262; farx(n+1)=1.358181e+001; foe(n+1)=8.821283e+001; krok(n+1)=1.511997e-005; ng(n+1)=2.120875e+002;
n=263; farx(n+1)=1.345360e+001; foe(n+1)=8.809313e+001; krok(n+1)=1.224850e-005; ng(n+1)=2.010404e+002;
n=264; farx(n+1)=1.352077e+001; foe(n+1)=8.797454e+001; krok(n+1)=1.502405e-005; ng(n+1)=2.121991e+002;
n=265; farx(n+1)=1.339325e+001; foe(n+1)=8.785598e+001; krok(n+1)=1.221656e-005; ng(n+1)=2.002508e+002;
n=266; farx(n+1)=1.346033e+001; foe(n+1)=8.773846e+001; krok(n+1)=1.498382e-005; ng(n+1)=2.111986e+002;
n=267; farx(n+1)=1.333359e+001; foe(n+1)=8.762108e+001; krok(n+1)=1.219587e-005; ng(n+1)=1.992930e+002;
n=268; farx(n+1)=1.340076e+001; foe(n+1)=8.750462e+001; krok(n+1)=1.498382e-005; ng(n+1)=2.102183e+002;
n=269; farx(n+1)=1.327385e+001; foe(n+1)=8.738829e+001; krok(n+1)=1.222055e-005; ng(n+1)=1.987711e+002;
n=270; farx(n+1)=1.334110e+001; foe(n+1)=8.727319e+001; krok(n+1)=1.470858e-005; ng(n+1)=2.109531e+002;
n=271; farx(n+1)=1.321521e+001; foe(n+1)=8.715834e+001; krok(n+1)=1.233369e-005; ng(n+1)=1.964988e+002;
n=272; farx(n+1)=1.328317e+001; foe(n+1)=8.704446e+001; krok(n+1)=1.466008e-005; ng(n+1)=2.111150e+002;
n=273; farx(n+1)=1.315788e+001; foe(n+1)=8.693058e+001; krok(n+1)=1.225273e-005; ng(n+1)=1.962230e+002;
n=274; farx(n+1)=1.322571e+001; foe(n+1)=8.681765e+001; krok(n+1)=1.468165e-005; ng(n+1)=2.097465e+002;
n=275; farx(n+1)=1.310089e+001; foe(n+1)=8.670479e+001; krok(n+1)=1.221656e-005; ng(n+1)=1.956844e+002;
n=276; farx(n+1)=1.316886e+001; foe(n+1)=8.659292e+001; krok(n+1)=1.466008e-005; ng(n+1)=2.090201e+002;
n=277; farx(n+1)=1.304418e+001; foe(n+1)=8.648108e+001; krok(n+1)=1.222055e-005; ng(n+1)=1.951095e+002;
n=278; farx(n+1)=1.311233e+001; foe(n+1)=8.637038e+001; krok(n+1)=1.451496e-005; ng(n+1)=2.091750e+002;
n=279; farx(n+1)=1.298892e+001; foe(n+1)=8.625972e+001; krok(n+1)=1.219587e-005; ng(n+1)=1.938050e+002;
n=280; farx(n+1)=1.305707e+001; foe(n+1)=8.614991e+001; krok(n+1)=1.460917e-005; ng(n+1)=2.075519e+002;
n=281; farx(n+1)=1.293526e+001; foe(n+1)=8.604010e+001; krok(n+1)=1.197415e-005; ng(n+1)=1.938666e+002;
n=282; farx(n+1)=1.300278e+001; foe(n+1)=8.593068e+001; krok(n+1)=1.498446e-005; ng(n+1)=2.034143e+002;
n=283; farx(n+1)=1.288033e+001; foe(n+1)=8.582134e+001; krok(n+1)=1.184623e-005; ng(n+1)=1.950938e+002;
n=284; farx(n+1)=1.294793e+001; foe(n+1)=8.571301e+001; krok(n+1)=1.489515e-005; ng(n+1)=2.030876e+002;
n=285; farx(n+1)=1.282616e+001; foe(n+1)=8.560478e+001; krok(n+1)=1.184623e-005; ng(n+1)=1.940933e+002;
n=286; farx(n+1)=1.289376e+001; foe(n+1)=8.549749e+001; krok(n+1)=1.482745e-005; ng(n+1)=2.025483e+002;
n=287; farx(n+1)=1.277258e+001; foe(n+1)=8.539032e+001; krok(n+1)=1.184623e-005; ng(n+1)=1.931664e+002;
n=288; farx(n+1)=1.283999e+001; foe(n+1)=8.528408e+001; krok(n+1)=1.470858e-005; ng(n+1)=2.021078e+002;
n=289; farx(n+1)=1.271930e+001; foe(n+1)=8.517809e+001; krok(n+1)=1.191391e-005; ng(n+1)=1.917824e+002;
n=290; farx(n+1)=1.278731e+001; foe(n+1)=8.507304e+001; krok(n+1)=1.460917e-005; ng(n+1)=2.025731e+002;
n=291; farx(n+1)=1.266734e+001; foe(n+1)=8.496800e+001; krok(n+1)=1.186082e-005; ng(n+1)=1.912063e+002;
n=292; farx(n+1)=1.273479e+001; foe(n+1)=8.486383e+001; krok(n+1)=1.453926e-005; ng(n+1)=2.013881e+002;
n=293; farx(n+1)=1.261511e+001; foe(n+1)=8.475993e+001; krok(n+1)=1.195092e-005; ng(n+1)=1.898203e+002;
n=294; farx(n+1)=1.268343e+001; foe(n+1)=8.465699e+001; krok(n+1)=1.442554e-005; ng(n+1)=2.023271e+002;
n=295; farx(n+1)=1.256449e+001; foe(n+1)=8.455398e+001; krok(n+1)=1.187732e-005; ng(n+1)=1.893984e+002;
n=296; farx(n+1)=1.263220e+001; foe(n+1)=8.445186e+001; krok(n+1)=1.438760e-005; ng(n+1)=2.008987e+002;
n=297; farx(n+1)=1.251441e+001; foe(n+1)=8.434993e+001; krok(n+1)=1.185899e-005; ng(n+1)=1.881859e+002;
n=298; farx(n+1)=1.258207e+001; foe(n+1)=8.424863e+001; krok(n+1)=1.445172e-005; ng(n+1)=1.995647e+002;
n=299; farx(n+1)=1.246465e+001; foe(n+1)=8.414749e+001; krok(n+1)=1.178746e-005; ng(n+1)=1.880839e+002;
n=300; farx(n+1)=1.253228e+001; foe(n+1)=8.404708e+001; krok(n+1)=1.445172e-005; ng(n+1)=1.986604e+002;

figure; semilogy(farx,'b'); hold on; semilogy(foe,'r'); xlabel('Iteracje'); ylabel('Earx, Eoe'); legend('Earx','Eoe'); title('Uczenie predyktora OE');
figure; subplot(2,1,1); semilogy(krok); xlabel('Iteracje'); ylabel('Krok');
subplot(2,1,2); semilogy(ng); xlabel('Iteracje'); ylabel('Norma gradientu');
Earx=farx(n+1)
Eoe=foe(n+1)
